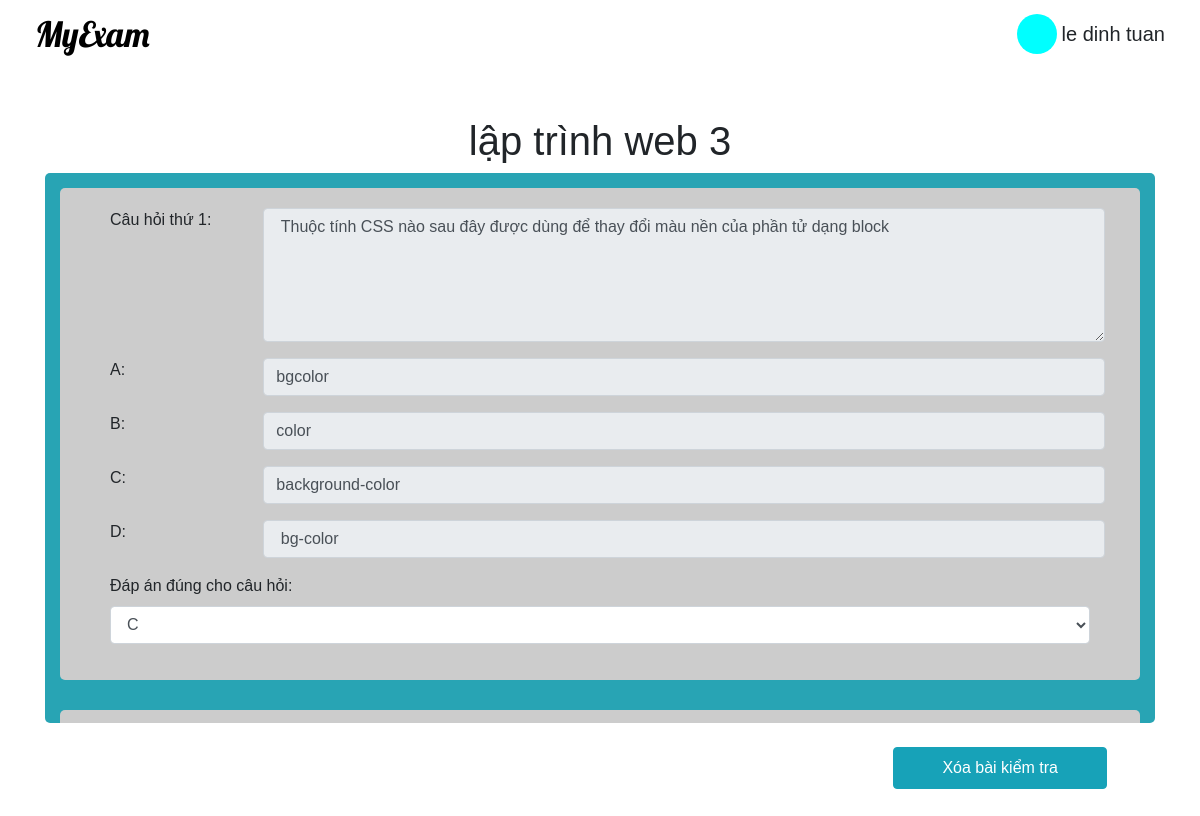
Page /home/user=letuan/exam=lập trình web 3/list-question on the committed database.
### home/models.py (models this page shows, shortened)
class Exam(models.Model):
    key = models.ForeignKey( User ,on_delete = models.CASCADE)
    examName = models.CharField(max_length= 200, default= "")
    dateCreate = models.DateField(default = datetime.now,blank = True, editable = False)

class Question(models.Model):
    key = models.ForeignKey(Exam, on_delete= models.CASCADE)
    question = models.TextField(default= "")
    answerA = models.TextField(default= "")
    answerB = models.TextField(default= "")
    answerC = models.TextField(default= "")
    answerD = models.TextField(default= "")
    corrAns = models.CharField(max_length=1,default="")
    name = "{} | {} | {} | {} | {} | {}"

### home/views.py (the view)
# urls.py: path('home/user=<str:user>/exam=<str:exam>/list-question', views.list_question, name= "list-question"),
def list_question(request, user, exam):
    print("exam= " + exam)
    user = User.objects.get(username=user)
    exam = Exam.objects.get(examName=exam)
    questions = Question.objects.filter(key=exam, key__key=user)
    return render(request, "home/list-question.html",{"user":user,"questions": questions, "exam": exam})

### home/templates/home/list-question.html (shortened to what this page needs)
{% extends "home/base/base-home.html" %}
{% block name %}
    {{ user.first_name }} {{ user.last_name }}
{% endblock %}
{% block my-home %}
    {% url 'home' user.username %}
{% endblock %}
{% block content %}
    <div class="container py-5">
        <h1 class="text-center">{{ exam.examName}}</h1>
        <div id="root">
            {% for question in questions %}
            <div class = "ques-box">
                <div class="form-group row">
                    <label class="col-lg-2 col-md-0">Câu hỏi thứ {{ forloop.counter}}: </label>
                    <textarea class="form-control col-lg-10 col-md-12" value = "" readonly placeholder="Nhập câu hỏi: " name="question" rows="5" id="comment"> {{ question.question }}</textarea>
                </div>
                <div class="form-group row">
                    <label class="col-lg-2 col-md-0">A: </label>
                    <input type="text" name="answerA" value = "{{question.answerA}}" readonly class="form-control col-lg-10 col-md-12" placeholder="Nhập câu trả lời thứ nhất: ">
                </div>
                <div class="form-group row">
                    <label class="col-lg-2 col-md-0">B: </label>
                    <input type="text" name="answerB" value = "{{question.answerB}}" readonly class="form-control col-lg-10 col-md-12" placehthứ hai: ">
                </div>
                <div class = "form-group row">
                    <label class="col-lg-2 col-md-0">C: </label>
                    <input type="text" name="answerC" value = "{{question.answerC}}" readonly class="form-control col-lg-10 col-md-12" placeholder="Nhập câu trả lời thứ ba: ">
                </div>
                <div class = "form-group row">
                    <label class="col-lg-2 col-md-0">D: </label>
                    <input type="text" name="answerD" value = "{{question.answerD}}" readonly class="form-control col-lg-10 col-md-12" placeholder="Nhập câu trả lời thứ tư: ">
                </div>
                <div class="form-group">
                    <label for="sel1">Đáp án đúng cho câu hỏi:</label>
                    <select class="form-control" name = "answer" id="sel1" aria-readonly="true">
                        <option value = "{{question.corrAns}}">{{question.corrAns}}</option>
                    </select>
                </div>
            </div>
            {% endfor %}
        </div>
        <div class="d-flex justify-content-end px-5 mt-4">
            <a class = "btn btn-info px-5 py-2" href="{% url 'delete-test' user.username exam.examName %}">Xóa bài kiểm tra</a>
        </div>
    </div>
{% endblock %}

### home/static/home/css/style.css (style rules this page uses)
:root { --color-primary-light:#00e8e8; }
* { font-family: Arial, Helvetica, sans-serif; margin:0; padding:0; box-sizing: border-box; }
.ques-box { background-color: #ccc; border-radius: 5px; padding:20px 50px; position: relative; }
.ques-box:not(:last-child) { margin-bottom: 30px; }
#root { background-color:rgb(40, 164, 180); padding:15px; height: 550px; overflow-y: scroll; border-radius: 5px; }

### rows in the picture
Exam: examName "lập trình web 3"
Question: question "Thuộc tính CSS nào sau đây được dùng để thay đổi màu nền của phần tử dạng block", answerA "bgcolor", answerB "color", answerC "background-color", answerD "bg-color", answer "C"

### other values in the picture
{{ user.first_name }} "le dinh"
{{ user.last_name }} "tuan"
